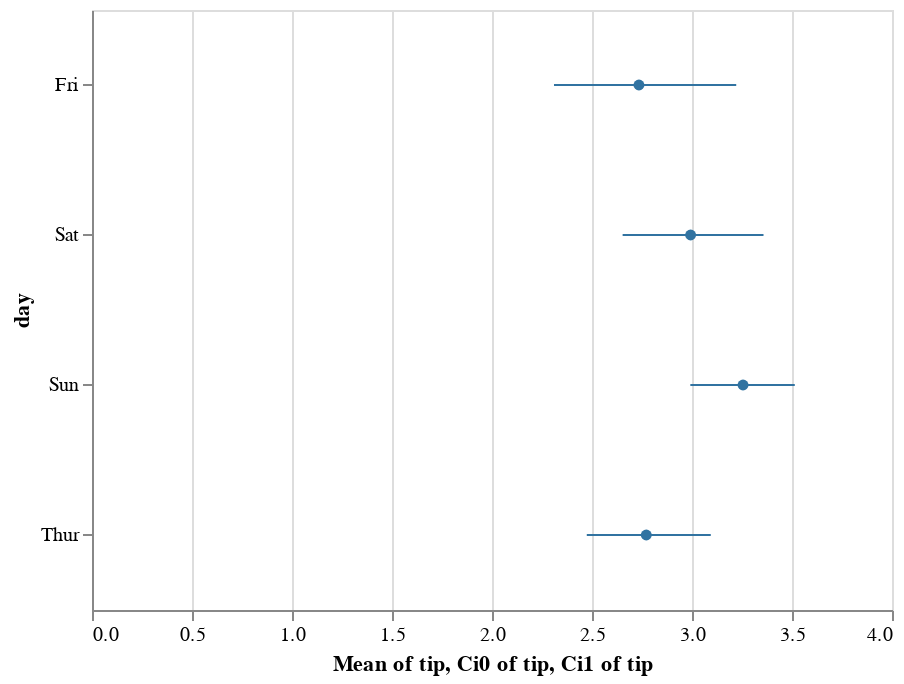

The notebook cell saved with this chart:
### Code cell
display(salt.pointplot(x="tip", y="day", data=tips, join=False))
ax = sns.pointplot(x="tip", y="day", data=tips, join=False)

### Figure 1 — Vega-Lite specification as saved in the notebook (floating-point values rounded to 4 significant figures; data arrays with more than 128 entries replaced by an {"elided": "..."} marker saying what was removed)
{"$schema": "https://vega.github.io/schema/vega-lite/v2.4.1.json", "config": {"range": {"category": ["rgba(49,115,161,1)", "rgba(224,128,44,1)", "rgba(58,145,58,1)", "rgba(192,60,61,1)", "rgba(147,113,178,1)", "rgba(131,91,83,1)", "rgba(213,132,188,1)", "rgba(127,127,127,1)", "rgba(168,169,53,1)", "rgba(45,171,184,1)"]}, "view": {"height": 300, "width": 400}}, "data": {"values": {"elided": "244 records"}}, "layer": [{"encoding": {"color": {"field": "___", "legend": null, "type": "nominal"}, "x": {"aggregate": "mean", "field": "tip", "type": "quantitative"}, "y": {"field": "day", "type": "nominal"}}, "mark": "circle"}, {"encoding": {"color": {"field": "___", "legend": null, "type": "nominal"}, "x": {"aggregate": "ci0", "field": "tip", "type": "quantitative"}, "x2": {"aggregate": "ci1", "field": "tip", "type": "quantitative"}, "y": {"field": "day", "type": "nominal"}}, "mark": "rule"}]}
